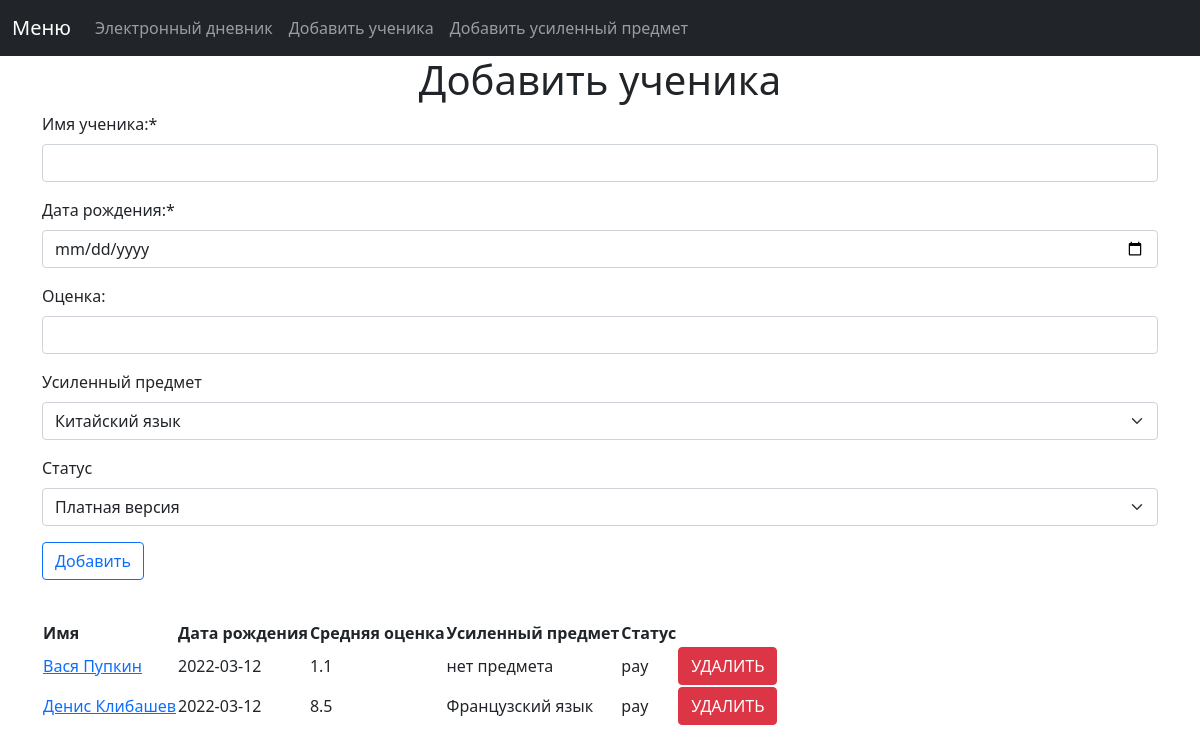
The page /add_student (signed in) on the database its author committed.
### models.py (models this page shows)
class Students(db.Model):
    id = db.Column(db.Integer, primary_key=True)
    name = db.Column(db.String(120), nullable=False)
    birth_date = db.Column(db.Date, nullable=False, default=datetime.now())
    mark = db.Column(db.Float, nullable=False, default=5.0)
    subject_id = db.Column(db.Integer, db.ForeignKey('subjects.id'))
    status = db.Column(db.String(4), nullable=False, default='free')

class Subjects(UserMixin, db.Model):
    id = db.Column(db.Integer, primary_key=True)
    name = db.Column(db.String(80), nullable=False)
    student = db.relationship('Students', backref='subjects', lazy=True)

### routes.py (the view, shortened to what this page needs)
@app.route('/add_student', methods=['GET', 'POST'])
@login_required
def add_student():
    form = StudentForm()
    form.subject.choices = [(subject.id, subject.name) for subject in Subjects.query.order_by(Subjects.name).all()]
    students = Students.query.order_by(Students.name).all()  # Получаю всех студентов из БД
    return render_template('add_student.html', form=form, items=students)

### forms.py
class StudentForm(FlaskForm):
    name = StringField('Имя ученика:* ', validators=[DataRequired()])
    birth_date = DateField('Дата рождения:* ', validators=[DataRequired()])
    mark = FloatField('Оценка: ')
    subject = SelectField('Усиленный предмет', choices=[])
    status = SelectField('Статус', choices=[
        ('pay', 'Платная версия'),
        ('free', 'Бесплатная версия')
    ])
    submit = SubmitField('Добавить')

### routes.py (called while the page is built)
@login.user_loader
def load_user(id):
    return User.query.get(int(id))

### templates/add_student.html (shortened to what this page needs)
{% extends 'base.html' %}
{% block content %}
    <h1 class="text-center">Добавить ученика</h1>
    <form action="" method="post">
        <div class="mb-3">
            {{ form.name.label(class="form-label") }}
            {{ form.name(class="form-control") }}
        </div>
        <div class="mb-3">
            {{ form.birth_date.label(class="form-label") }}
            {{ form.birth_date(class="form-control") }}
        </div>
        <div class="mb-3">
            {{ form.mark.label(class="form-label") }}
            {{ form.mark(class="form-control") }}
        </div>
        <div class="mb-3">
            {{ form.subject.label(class="form-label") }}
            {{ form.subject(class="form-select") }}
        </div>
        <div class="mb-3">
            {{ form.status.label(class="form-label") }}
            {{ form.status(class="form-select") }}
        </div>
        <div class="mb-3">
            {{ form.submit(class="btn btn-outline-primary") }}
        </div>
    </form>
    <br>
    {% if items|length > 0 %}
        <table class="lable table-striped">
            <thead>
                <tr>
                    <th>Имя</th>
                    <th>Дата рождения</th>
                    <th>Средняя оценка</th>
                    <th>Усиленный предмет</th>
                    <th>Статус</th>
                </tr>
            </thead>
        <tbody>
            {% for student in items %}
                <tr>
                    <td><a href="/update-student/{{ student.id }}">{{ student.name }}</a></td>
                    <td>{{ student.birth_date }}</td>
                    <td>{{ student.mark }}</td>
                    <td>{{ student.subjects.name }}</td>
                    <td>{{ student.status }}</td>
                    <td><a href="delete/{{ student.id }}" class="btn btn-danger">УДАЛИТЬ</a></td>
                </tr>
            {% endfor %}
        </tbody>
        </table>
    {% endif %}
{% endblock %}

### rows shown on the page
Students: name "Вася Пупкин", birth_date "2022-03-12", mark "1.1", subjects.name "нет предмета", status "pay"
Students: name "Денис Клибашев", birth_date "2022-03-12", mark "8.5", subjects.name "Французский язык", status "pay"
